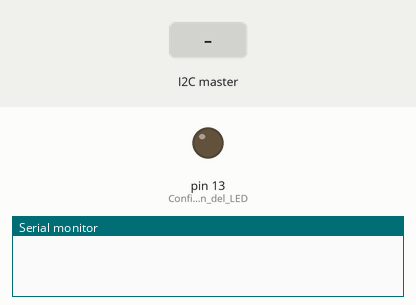
The sketch below on a simulated Arduino Uno, built with avr-gcc and run on an emulated ATmega328P. On the bench: output pins drawn as LEDs (lit = HIGH), the last lines printed to the serial monitor. The inputs (shaded band) are chosen by the test bench.

Above: at 1.2 s.
1.3 s: the I2C master sends "A"
At 1.8 s:
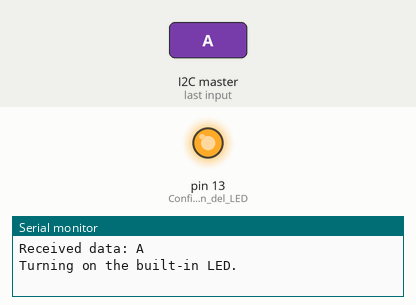
2.8 s: the I2C master sends "B"
At 4.1 s:
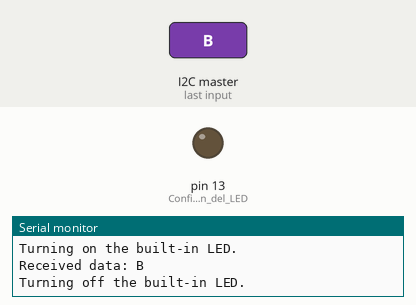
Timing chart, 0 to 5.8 s (numbered marks = the images above; inputs shaded):
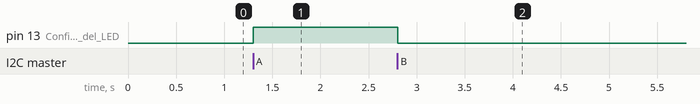

The sketch:

Iot_Proyecto.ino
```cpp
#include <Wire.h> // Incluye la librería Wire (I2C)

const int BUFFER_SIZE = 64; // Define el tamaño del buffer
char buffer[BUFFER_SIZE]; // Define el buffer
int bufferIndex = 0; // Define el índice del buffer

void receiveEvent(int howMany) { // Función para recibir datos
  while (Wire.available()) { // Mientras haya datos disponibles
    char receivedChar = Wire.read(); // Lee el dato recibido


    if (bufferIndex < BUFFER_SIZE - 1) { // Si el índice del buffer es menor al tamaño del buffer
      buffer[bufferIndex++] = receivedChar;
      buffer[bufferIndex] = '\0'; // Agrega el caracter nulo al final del buffer
    }
  }
}

void processReceivedData() { // Función para procesar los datos recibidos
  if (bufferIndex > 0) {
    // Imprime los datos recibidos
    Serial.print("Received data: ");
    Serial.println(buffer); // Imprime el buffer

    // Chequea si el dato recibido es 'A' o 'B'
    if (buffer[0] == 'A') {
      Serial.println("Turning on the built-in LED."); // Imprime el mensaje
      digitalWrite(LED_BUILTIN, HIGH); // Enciende el LED
    } else if (buffer[0] == 'B') {
      Serial.println("Turning off the built-in LED."); // Imprime el mensaje
      digitalWrite(LED_BUILTIN, LOW); // Apaga el LED
    }

    // Limpia el buffer
    bufferIndex = 0;
    buffer[0] = '\0';
  }
}

void setup() { // Función de configuración
  Wire.begin(0x08); // Inicializa el dispositivo como esclavo con la dirección 0x08
  Wire.onReceive(receiveEvent); // Registra la función para recibir datos
  Serial.begin(9600); // Inicializa el puerto serial

  pinMode(LED_BUILTIN, OUTPUT); // Configura el pin del LED como salida
}

void loop() {
  processReceivedData(); // Procesa los datos recibidos
  delay(100); // Espera 100 milisegundos
}
```

Measured:
- after the input at 1.3 s, pin 13 (Configura_el_pin_del_LED): LOW → HIGH at once
- after the input at 2.8 s, pin 13 (Configura_el_pin_del_LED): HIGH → LOW at once
